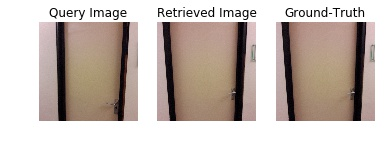
#> input picture ESSEX3IN1/0.jpg, 386 x 145 px, found by its file name; its folder holds only this picture in this run
$ python main.py
#> lines starting #> are read from the running program, lines starting #| are printed output that depends on the picture


"""
This is the main file for our Python implementation of CoHOG published in IEEE RAL 2020. The HOG_feature folder contains files that have been
modified by us, however, the original rights for all employed libraries lie with the corresponding contributors and we thanks them for
open-sourcing their implementations. For the rest of the libraries (skimage, scipy, matplotlib, cv2, numpy etc), please use standard methods of
installation for your IDE, if not already installed.

For any queries or problems, send me an email at mubarizzaffar@gmail.com. If you find this useful, please cite our paper titled
"CoHOG: A Light-weight, Compute-efficient and Training-free Visual Place Recognition Technique for Changing Environments".

Created on Thu Jan  3 11:18:57 2019

@author: mubariz
"""

import cv2
import numpy as np
import os   #Imported here if your image reading methodolgy uses os.listdirectory sort of implementation.
from Hog_feature.Hog_feature.hog import initialize
from Hog_feature.Hog_feature.hog import extract
from matplotlib import pyplot as plt
from skimage.util import img_as_ubyte
from skimage.filters.rank import entropy
from skimage.morphology import disk
import csv
import time
from numba import jit
from scipy import linalg

####################### PARAMETERS #########################
magic_width=512
magic_height=512
cell_size=16  #HOG cell-size
bin_size=8  #HOG bin size
image_frames=1  #1 for grayscale, 3 for RGB
descriptor_depth=bin_size*4*image_frames # x4 is here for block normalization due to nature of HOG
ET=0.5   # Entropy threshold, vary between 0-1.

total_Query_Images=100
query_index_offset=0
total_Ref_Images=100
ref_index_offset=0

total_no_of_regions=int((magic_width/cell_size-1)*(magic_width/cell_size-1))

#############################################################

#################### GLOBAL VARIABLES ######################

d1d2dot_matrix=np.zeros([total_no_of_regions,total_no_of_regions],dtype=np.float32)
d1d2matches_maxpooled=np.zeros([total_no_of_regions],dtype=np.float32)
d1d2matches_regionallyweighted=np.zeros([total_no_of_regions],dtype=np.float32)

matched_local_pairs=[]
ref_desc=[]

############################################################

dataset_name='ESSEX3IN1'   #Please modify according to your needs
save_visual_matches_dir='Visual_Matches/'+dataset_name+'/'
#os.makedirs(save_visual_matches_dir)     # If the directory doesn't exist already.


query_directory='/YOUR_DIRECTORY/ESSEX3IN1_dataset/query/'       #Please modify according to your needs
ref_directory='/YOUR_DIRECTORY/ESSEX3IN1_dataset/reference/'     #Please modify according to your needs


out_directory='YOUR_DIRECTORY/entropy_extracted_regions/'        # Please modify. This directory is for visualizing the entropy-based regions extraction.

# [51 lines left out: functions save_visual_matches, largest_indices_thresholded, largest_indices, get_query_image_name, not called in this run]

def get_ref_image_name(j):
    k=str(j+ref_index_offset)

    return k + '.jpg'


#@jit(nopython=False)
# [17 lines left out: function conv_match_dotproduct, not called in this run]
#
##############################################################################################

for ref in range(total_Ref_Images):

    try:
        img_1 = cv2.imread(ref_directory+get_ref_image_name(ref), 0)
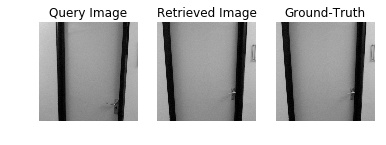
#> img_1: shape (145, 386); min 0, max 255, mean 187
#        img_1 = cv2.imread(ref_directory+get_ref_image_name(ref))

    except (IOError, ValueError) as e:
        img_1=None
        print('Exception! \n \n \n \n',ref)

    if (img_1 is not None):

        img_1=cv2.resize(img_1,(magic_height,magic_width))
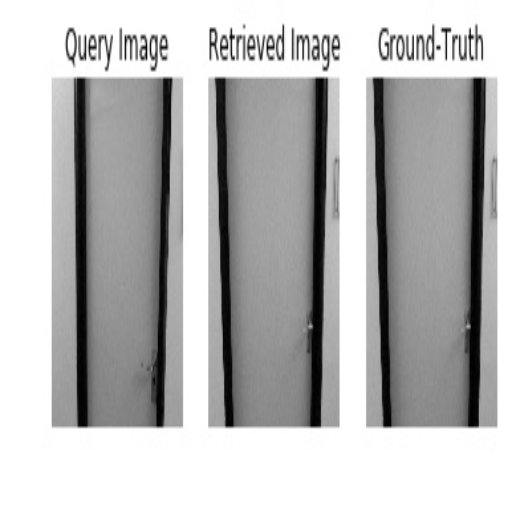
#> img_1: shape (512, 512); min 0, max 255, mean 186.9


        startencodetimer=time.time()

#> (the run stopped early here; a loop or call above may not have finished)
